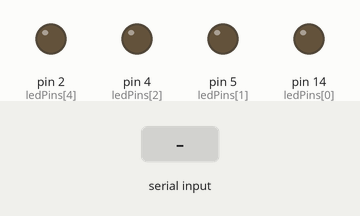
Simulated run of this sketch. Board: Arduino Uno, built with avr-gcc and run on an emulated ATmega328P. Shown: output pins drawn as LEDs (lit = HIGH). The test bench sets the inputs (shaded band).

Above: at 1.2 s.
1.3 s: "SET:10101\n" received over Serial
At 2.4 s:
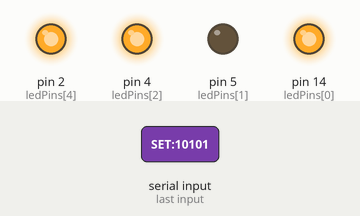
2.8 s: "COUNT:3\n" received over Serial
At 3.5 s:
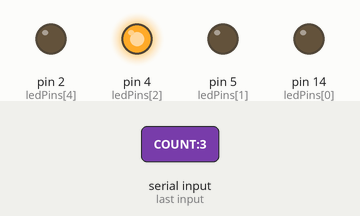
4.3 s: "COUNT:\n" received over Serial
At 4.6 s:
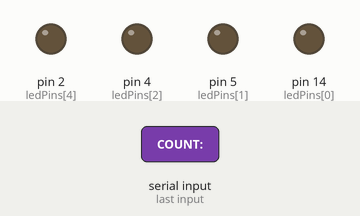
Timing chart, 0 to 7.3 s (numbered marks = the images above; inputs shaded):
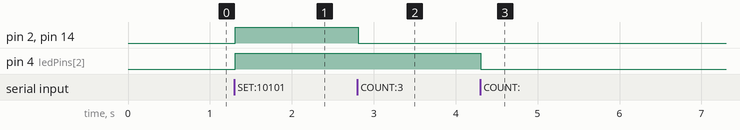

The sketch:

arduino.ino
```cpp
// Pin definitions using GPIO numbers
int ledPins[] = {14, 5, 4, 0, 2}; // GPIO pins corresponding to D1, D2, D3, D4, D5
int numLeds = 5;

void setup() {
  // Set all LED pins as OUTPUT
  for (int i = 0; i < numLeds; i++) {
    pinMode(ledPins[i], OUTPUT);
    digitalWrite(ledPins[i], LOW); // Turn off all LEDs initially
  }

  // Initialize serial communication
  Serial.begin(9600);
}

void loop() {
  // Check if data is available on the serial port
  if (Serial.available() > 0) {
    String command = Serial.readStringUntil('\n'); // Read until newline
    command.trim(); // Remove any trailing newline or whitespace

    if (command.startsWith("SET:")) {
      // Command to directly set LED states, e.g., "SET:10101"
      String ledStates = command.substring(4); // Extract the LED states
      for (int i = 0; i < numLeds && i < ledStates.length(); i++) {
        if (ledStates[i] == '1') {
          digitalWrite(ledPins[i], HIGH);
        } else {
          digitalWrite(ledPins[i], LOW);
        }
      }
    } else if (command.startsWith("COUNT:")) {
      // Command to light LEDs based on the count, e.g., "COUNT:3"
      int count = command.substring(6).toInt();
      for (int i = 0; i < numLeds; i++) {
        if (i == count - 1) {
          digitalWrite(ledPins[i], HIGH);
        } else {
          digitalWrite(ledPins[i], LOW);
        }
      }
    } else {
      // Unknown command
      Serial.println("ERROR: Unknown command");
    }
  }
}
```

Measured:
- after the input at 1.3 s, pin 2 (ledPins[4]), pin 4 (ledPins[2]), pin 14 (ledPins[0]): LOW → HIGH at once
- after the input at 2.8 s, pin 2 (ledPins[4]), pin 14 (ledPins[0]): HIGH → LOW at once
- after the input at 4.3 s, pin 4 (ledPins[2]): HIGH → LOW at once
